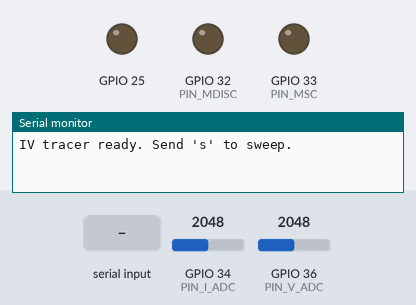
The program below on a simulated ESP32. On the bench: output pins drawn as LEDs (lit = HIGH), the last lines printed to the serial monitor. The test bench sets the inputs (shaded band); at power-on: GPIO 34 (PIN_I_ADC) = 2048, GPIO 36 (PIN_V_ADC) = 2048 (analog values on the 0–4095 scale).

Above: at 1.2 s.
1.3 s: "s" received over Serial
At 1.55 s:
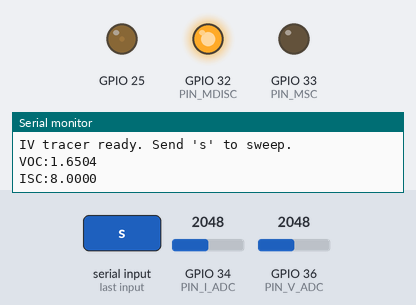
At 2.15 s:
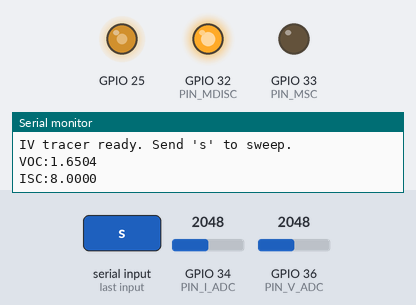
4.0 s: "S" received over Serial
At 4.55 s:
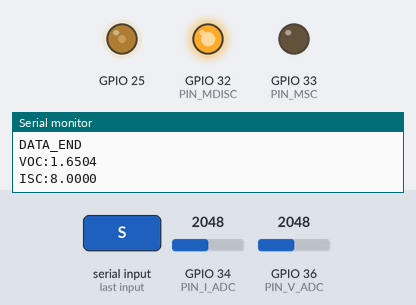
Timing chart, 0 to 7.0 s (numbered marks = the images above; inputs shaded):
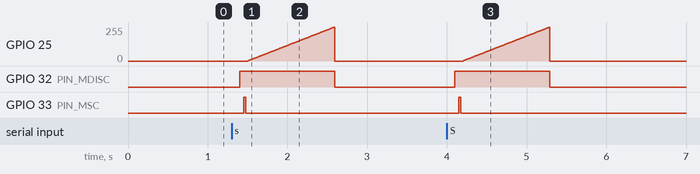

Measured:
- after the input at 1.3 s, GPIO 25: rises from 0/255 to 255/255 in 1.1 s, then falls to 0/255 in 0.01 s; GPIO 32 (PIN_MDISC): LOW → HIGH after 0.10 s, → LOW 1.2 s later; GPIO 33 (PIN_MSC): LOW → HIGH after 0.15 s, → LOW 0.02 s later
- after the input at 4.0 s, GPIO 25: rises from 0/255 to 255/255 in 1.1 s, then falls to 0/255 in 0.01 s; GPIO 32 (PIN_MDISC): LOW → HIGH after 0.10 s, → LOW 1.2 s later; GPIO 33 (PIN_MSC): LOW → HIGH after 0.15 s, → LOW 0.02 s later

The program:

main.cpp
```cpp
#include <Arduino.h>
#include "driver/dac.h"

// ---- Pins ----
#define PIN_MDISC       32          // gate: disconnect switch (Q_Mdisc)
#define PIN_MSC         33          // gate: short-circuit switch (Q_Msc)
#define DAC_VEXT        DAC_CHANNEL_1  // IO25 -> variable load base drive

#define PIN_I_ADC       34          // IO34: I_Measured (ACS724 output, halved by R3/R4 divider)
#define PIN_V_ADC       36          // IO36 (SENSOR_VP): DUT+ voltage

// ---- Sweep parameters ----
#define N_POINTS        128
#define AVG_SAMPLES     16
#define SETTLE_MS       5

// ---- ACS724LLCTR-10AB-T calibration ----
// Vcc = 5V, sensitivity = 100 mV/A, zero-current output = 2.5V
// R3/R4 (1K/1K) divider halves output to ADC: V_adc = Viout / 2
// At 0 A: V_adc = 1.25 V -> ADC count = 1.25 / 3.3 * 4095 ~ 1552
// Per amp: 50 mV / (3.3 V / 4095) ~ 62 counts
#define I_ADC_ZERO      1552
#define I_ADC_PER_AMP   62.0f

// set V_SCALE to the inverse of the divider ratio (e.g. 2.0 for 1:1 divider).
#define V_SCALE         1.0f

struct IVPoint { float V, I; };
static IVPoint curve[N_POINTS];

static float adcAvg(int pin) {
    uint32_t s = 0;
    for (int i = 0; i < AVG_SAMPLES; i++) s += analogRead(pin);
    return (float)s / AVG_SAMPLES;
}

static float readI() {
    return (adcAvg(PIN_I_ADC) - I_ADC_ZERO) / I_ADC_PER_AMP;
}

static float readV() {
    return adcAvg(PIN_V_ADC) / 4095.0f * 3.3f * V_SCALE;
}

static void setLoad(uint8_t v) {
    dac_output_voltage(DAC_VEXT, v);
}

// Sweep Voc -> Isc -> IV curve, then stream CSV over Serial.
void sweep() {
    digitalWrite(PIN_MSC, LOW);
    digitalWrite(PIN_MDISC, LOW);
    setLoad(0);
    delay(100);

    // Connect DUT to measurement circuit
    digitalWrite(PIN_MDISC, HIGH);
    delay(50);

    // Open-circuit voltage
    float voc = readV();

    // Short-circuit current
    digitalWrite(PIN_MSC, HIGH);
    delay(20);
    float isc = readI();
    digitalWrite(PIN_MSC, LOW);
    delay(20);

    Serial.printf("VOC:%.4f\nISC:%.4f\n", voc, isc);

    // Sweep variable load from zero to full drive
    for (int i = 0; i < N_POINTS; i++) {
        uint8_t dac = (uint8_t)((float)i / (N_POINTS - 1) * 255);
        setLoad(dac);
        delay(SETTLE_MS);
        curve[i] = { readV(), readI() };
    }

    setLoad(0);
    digitalWrite(PIN_MDISC, LOW);

    Serial.println("DATA_START");
    for (int i = 0; i < N_POINTS; i++) {
        Serial.printf("%.4f,%.4f\n", curve[i].V, curve[i].I);
    }
    Serial.println("DATA_END");
}

void setup() {
    Serial.begin(115200);

    pinMode(PIN_MDISC, OUTPUT);
    pinMode(PIN_MSC, OUTPUT);
    digitalWrite(PIN_MDISC, LOW);
    digitalWrite(PIN_MSC, LOW);

    dac_output_enable(DAC_VEXT);
    setLoad(0);

    analogReadResolution(12);
    analogSetAttenuation(ADC_11db);   // 0–3.9 V input range

    Serial.println("IV tracer ready. Send 's' to sweep.");
}

void loop() {
    if (Serial.available()) {
        char c = Serial.read();
        if (c == 's' || c == 'S') sweep();
    }
}
```
